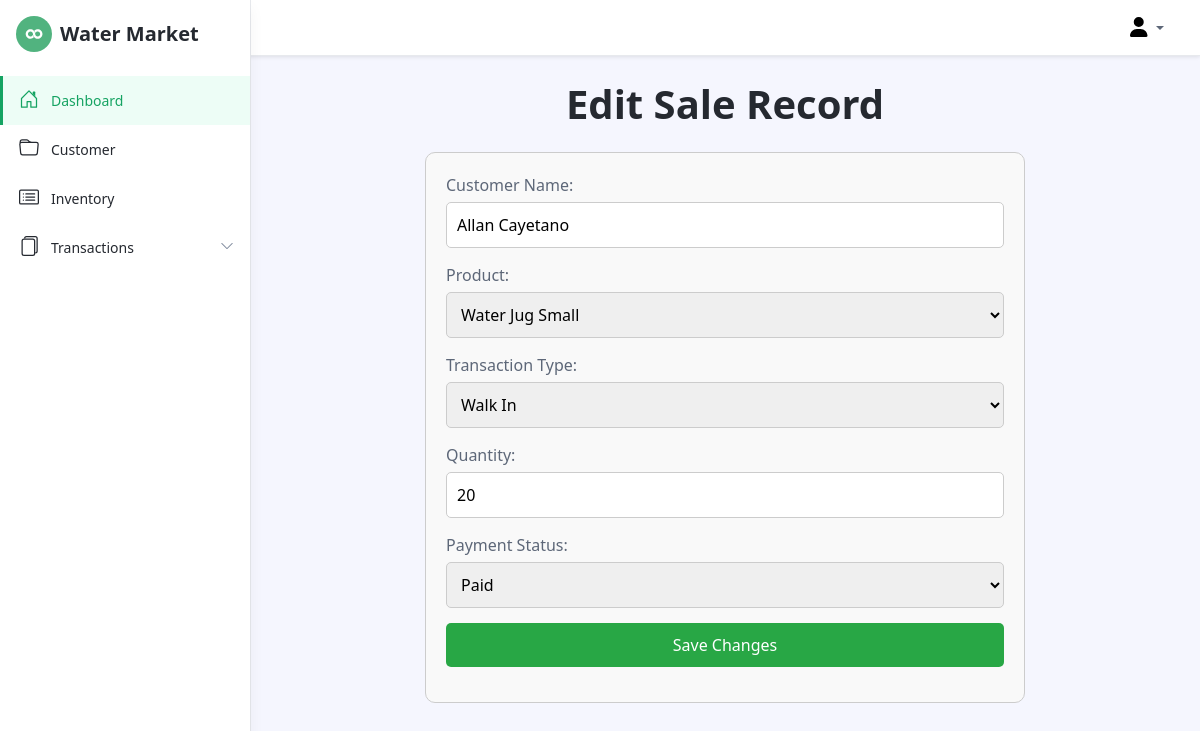
Screenshot of /edit_sale.php?id=16 with the database file from the repository.
### tables this page shows
CREATE TABLE `sales` (
  `sale_id` int(11) NOT NULL,
  `product_id` int(11) DEFAULT NULL,
  `customer_name` varchar(255) NOT NULL,
  `transaction_type` varchar(255) DEFAULT 'Walk In',
  `quantity` int(11) NOT NULL,
  `total_price` decimal(10,2) DEFAULT NULL,
  `payment_status` varchar(255) NOT NULL DEFAULT 'not paid',
  `transaction_date` datetime NOT NULL DEFAULT current_timestamp()
);

### edit_sale.php (the view, shortened to what this page needs)
<!DOCTYPE html>
<html lang="en">
<head>
    <link id="theme-style" rel="stylesheet" href="assets/css/portal.css">
</head>
<body class="app">
    <header class="app-header fixed-top">
        <?php @include('navbar.php'); ?>
        <?php @include('sidebar.php'); ?>
    </header>
    <div class="app-wrapper">
        <div class="container">
            <h1 class="my-4 text-center">Edit Sale Record</h1>
            <?php
            include('config.php');
            if (isset($_GET['id'])) {
                $sale_id = $_GET['id'];
                try {
                    $stmt = $conn->prepare("SELECT sale_id, customer_name, product_id, transaction_type, quantity, payment_status FROM sales WHERE sale_id = :sale_id");
                    $stmt->bindParam(':sale_id', $sale_id, PDO::PARAM_INT);
                    $stmt->execute();
                    $sale = $stmt->fetch(PDO::FETCH_ASSOC);
                    if ($sale) {
                        $customer_name = htmlspecialchars($sale['customer_name']);
                        $product_id = $sale['product_id'];
                        $transaction_type = htmlspecialchars($sale['transaction_type']);
                        $quantity = htmlspecialchars($sale['quantity']);
                        $payment_status = htmlspecialchars($sale['payment_status']);
                    } else {
                        echo '<p>Sale record not found.</p>';
                        exit;
                    }
                } catch (PDOException $e) {
                    echo 'Query failed: ' . $e->getMessage();
                    exit;
                }
            } else {
                echo '<p>No sale ID provided.</p>';
                exit;
            }
            ?>
            <div class="form-container">
                <form action="save_edit_sale.php" method="post" onsubmit="return validateForm()">
                    <div class="form-group">
                        <label for="customer_name">Customer Name:</label>
                        <input type="text" id="customer_name" name="customer_name" value="<?php echo $customer_name; ?>" required>
                    </div>
                    <div class="form-group">
                        <label for="product_id">Product:</label>
                        <select id="product_id" name="product_id" required>
                            <?php
                            try {
                                $productStmt = $conn->prepare("SELECT product_id, product_name FROM products");
                                $productStmt->execute();
                                while ($product = $productStmt->fetch(PDO::FETCH_ASSOC)) {
                                    $selected = ($product['product_id'] == $product_id) ? 'selected' : '';
                                    echo '<option value="' . htmlspecialchars($product['product_id']) . '" ' . $selected . '>' . htmlspecialchars($product['product_name']) . '</option>';
                                }
                            } catch (PDOException $e) {
                                echo 'Query failed: ' . $e->getMessage();
                                exit;
                            }
                            ?>
                        </select>
                    </div>
                    <div class="form-group">
                        <label for="transaction_type">Transaction Type:</label>
                        <select id="transaction_type" name="transaction_type" required>
                            <option value="Walk In" <?php echo ($transaction_type == 'Walk In') ? 'selected' : ''; ?>>Walk In</option>
                        </select>
                    </div>
                    <div class="form-group">
                        <label for="quantity">Quantity:</label>
                        <input type="number" id="quantity" name="quantity" value="<?php echo $quantity; ?>" required min="1">
                    </div>
                    <div class="form-group">
                        <label for="payment_status">Payment Status:</label>
                        <select id="payment_status" name="payment_status" required>
                            <option value="Paid" <?php echo ($payment_status == 'Paid') ? 'selected' : ''; ?>>Paid</option>
                        </select>
                    </div>
                    <div class="form-group">
                        <input type="submit" value="Save Changes">
                    </div>
                </form>
            </div>
        </div>
    </div>
</body>
</html>

### edit_sale.php (style rules this page uses)
.form-container { max-width: 600px; margin: 0 auto; padding: 20px; border: 1px solid #ccc; border-radius: 10px; background-color: #f9f9f9; }
.form-group { margin-bottom: 15px; }
.form-group label { display: block; margin-bottom: 5px; }
.form-group input, .form-group select { width: 100%; padding: 10px; border: 1px solid #ccc; border-radius: 5px; }
.form-group input[type="submit"] { background-color: #28a745; color: white; border: none; cursor: pointer; }

### rows the page displays
sales: customer_name "Allan Cayetano", transaction_type "Walk In", quantity "20", payment_status "Paid"

### other values shown
form field product_id "Water Jug Small"
